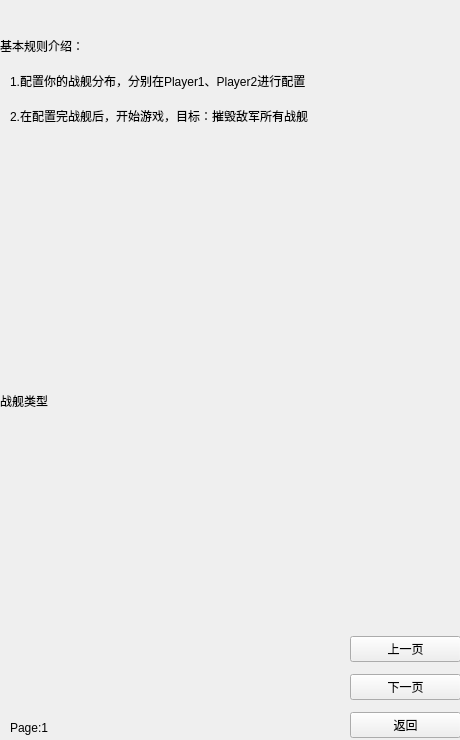
<?xml version="1.0" encoding="UTF-8"?>
<ui version="4.0">
 <class>RulesView</class>
 <widget class="QWidget" name="RulesView">
  <property name="geometry">
   <rect>
    <x>0</x>
    <y>0</y>
    <width>460</width>
    <height>740</height>
   </rect>
  </property>
  <property name="windowTitle">
   <string>Form</string>
  </property>
  <widget class="QStackedWidget" name="stackedWidget">
   <property name="geometry">
    <rect>
     <x>0</x>
     <y>10</y>
     <width>442</width>
     <height>731</height>
    </rect>
   </property>
   <property name="currentIndex">
    <number>0</number>
   </property>
   <widget class="QWidget" name="page">
    <widget class="QLabel" name="label">
     <property name="geometry">
      <rect>
       <x>0</x>
       <y>20</y>
       <width>231</width>
       <height>31</height>
      </rect>
     </property>
     <property name="text">
      <string>基本规则介绍：</string>
     </property>
    </widget>
    <widget class="QLabel" name="label_2">
     <property name="geometry">
      <rect>
       <x>10</x>
       <y>50</y>
       <width>411</width>
       <height>41</height>
      </rect>
     </property>
     <property name="text">
      <string>1.配置你的战舰分布，分别在Player1、Player2进行配置</string>
     </property>
    </widget>
    <widget class="QLabel" name="label_3">
     <property name="geometry">
      <rect>
       <x>10</x>
       <y>90</y>
       <width>381</width>
       <height>31</height>
      </rect>
     </property>
     <property name="text">
      <string>2.在配置完战舰后，开始游戏，目标：摧毁敌军所有战舰</string>
     </property>
    </widget>
    <widget class="QLabel" name="label1">
     <property name="geometry">
      <rect>
       <x>10</x>
       <y>130</y>
       <width>420</width>
       <height>210</height>
      </rect>
     </property>
     <property name="text">
      <string/>
     </property>
    </widget>
    <widget class="QLabel" name="label_4">
     <property name="geometry">
      <rect>
       <x>0</x>
       <y>380</y>
       <width>361</width>
       <height>21</height>
      </rect>
     </property>
     <property name="text">
      <string>战舰类型</string>
     </property>
    </widget>
    <widget class="QLabel" name="label2">
     <property name="geometry">
      <rect>
       <x>0</x>
       <y>413</y>
       <width>354</width>
       <height>216</height>
      </rect>
     </property>
     <property name="text">
      <string/>
     </property>
    </widget>
    <widget class="QLabel" name="label_24">
     <property name="geometry">
      <rect>
       <x>10</x>
       <y>710</y>
       <width>68</width>
       <height>15</height>
      </rect>
     </property>
     <property name="text">
      <string>Page:1</string>
     </property>
    </widget>
   </widget>
   <widget class="QWidget" name="page_2">
    <widget class="QLabel" name="label_5">
     <property name="geometry">
      <rect>
       <x>10</x>
       <y>10</y>
       <width>141</width>
       <height>21</height>
      </rect>
     </property>
     <property name="text">
      <string>战舰排布方式</string>
     </property>
    </widget>
    <widget class="QLabel" name="label3">
     <property name="geometry">
      <rect>
       <x>10</x>
       <y>40</y>
       <width>378</width>
       <height>184</height>
      </rect>
     </property>
     <property name="text">
      <string/>
     </property>
    </widget>
    <widget class="QLabel" name="label_6">
     <property name="geometry">
      <rect>
       <x>0</x>
       <y>240</y>
       <width>421</width>
       <height>41</height>
      </rect>
     </property>
     <property name="text">
      <string>我军看不见敌军配置，顺应你的感觉去轰炸对方可能潜在位置</string>
     </property>
    </widget>
    <widget class="QLabel" name="label4">
     <property name="geometry">
      <rect>
       <x>10</x>
       <y>280</y>
       <width>338</width>
       <height>324</height>
      </rect>
     </property>
     <property name="text">
      <string/>
     </property>
    </widget>
    <widget class="QLabel" name="label_23">
     <property name="geometry">
      <rect>
       <x>10</x>
       <y>710</y>
       <width>68</width>
       <height>15</height>
      </rect>
     </property>
     <property name="text">
      <string>Page:2</string>
     </property>
    </widget>
   </widget>
   <widget class="QWidget" name="page_3">
    <widget class="QLabel" name="label_7">
     <property name="geometry">
      <rect>
       <x>10</x>
       <y>10</y>
       <width>251</width>
       <height>16</height>
      </rect>
     </property>
     <property name="text">
      <string>双方轮流进攻，直至胜利</string>
     </property>
    </widget>
    <widget class="QLabel" name="label_8">
     <property name="geometry">
      <rect>
       <x>10</x>
       <y>30</y>
       <width>68</width>
       <height>15</height>
      </rect>
     </property>
     <property name="text">
      <string>进攻模式</string>
     </property>
    </widget>
    <widget class="QLabel" name="label_9">
     <property name="geometry">
      <rect>
       <x>30</x>
       <y>50</y>
       <width>391</width>
       <height>16</height>
      </rect>
     </property>
     <property name="text">
      <string>普通模式：选中一处进行攻击，若击中目标则显示目标类型</string>
     </property>
    </widget>
    <widget class="QLabel" name="label_10">
     <property name="geometry">
      <rect>
       <x>30</x>
       <y>70</y>
       <width>391</width>
       <height>16</height>
      </rect>
     </property>
     <property name="text">
      <string>同时攻击：一次性选中五个目标进行攻击，但击中不显示</string>
     </property>
    </widget>
    <widget class="QLabel" name="label_11">
     <property name="geometry">
      <rect>
       <x>10</x>
       <y>110</y>
       <width>281</width>
       <height>16</height>
      </rect>
     </property>
     <property name="text">
      <string>若击中目标，则可以继续进行攻击</string>
     </property>
    </widget>
    <widget class="QLabel" name="label5">
     <property name="geometry">
      <rect>
       <x>10</x>
       <y>140</y>
       <width>415</width>
       <height>177</height>
      </rect>
     </property>
     <property name="text">
      <string/>
     </property>
    </widget>
    <widget class="QWidget" name="widget" native="true">
     <property name="geometry">
      <rect>
       <x>10</x>
       <y>340</y>
       <width>241</width>
       <height>141</height>
      </rect>
     </property>
     <layout class="QGridLayout" name="gridLayout_2">
      <item row="0" column="1">
       <widget class="QLabel" name="label_16">
        <property name="text">
         <string>4×1</string>
        </property>
       </widget>
      </item>
      <item row="3" column="1">
       <widget class="QLabel" name="label_18">
        <property name="text">
         <string>2×1</string>
        </property>
       </widget>
      </item>
      <item row="3" column="0">
       <widget class="QLabel" name="label_14">
        <property name="text">
         <string>驱逐舰：4</string>
        </property>
       </widget>
      </item>
      <item row="4" column="1">
       <widget class="QLabel" name="label_19">
        <property name="text">
         <string>1×1</string>
        </property>
       </widget>
      </item>
      <item row="4" column="0">
       <widget class="QLabel" name="label_15">
        <property name="text">
         <string>潜水舰：2</string>
        </property>
       </widget>
      </item>
      <item row="2" column="1">
       <widget class="QLabel" name="label_17">
        <property name="text">
         <string>3×1</string>
        </property>
       </widget>
      </item>
      <item row="2" column="0">
       <widget class="QLabel" name="label_13">
        <property name="text">
         <string>巡洋舰：2</string>
        </property>
       </widget>
      </item>
      <item row="0" column="0">
       <widget class="QLabel" name="label_12">
        <property name="text">
         <string>战舰：1</string>
        </property>
       </widget>
      </item>
     </layout>
    </widget>
    <widget class="QLabel" name="label_20">
     <property name="geometry">
      <rect>
       <x>10</x>
       <y>500</y>
       <width>68</width>
       <height>15</height>
      </rect>
     </property>
     <property name="text">
      <string>击中显示</string>
     </property>
    </widget>
    <widget class="QLabel" name="label6">
     <property name="geometry">
      <rect>
       <x>20</x>
       <y>540</y>
       <width>51</width>
       <height>152</height>
      </rect>
     </property>
     <property name="text">
      <string/>
     </property>
    </widget>
    <widget class="QLabel" name="label_22">
     <property name="geometry">
      <rect>
       <x>160</x>
       <y>500</y>
       <width>81</width>
       <height>16</height>
      </rect>
     </property>
     <property name="text">
      <string>未击中显示</string>
     </property>
    </widget>
    <widget class="QLabel" name="label7">
     <property name="geometry">
      <rect>
       <x>160</x>
       <y>540</y>
       <width>110</width>
       <height>112</height>
      </rect>
     </property>
     <property name="text">
      <string/>
     </property>
    </widget>
    <widget class="QLabel" name="label_21">
     <property name="geometry">
      <rect>
       <x>10</x>
       <y>710</y>
       <width>68</width>
       <height>15</height>
      </rect>
     </property>
     <property name="text">
      <string>Page:3</string>
     </property>
    </widget>
   </widget>
  </widget>
  <widget class="QWidget" name="widget_2" native="true">
   <property name="geometry">
    <rect>
     <x>350</x>
     <y>630</y>
     <width>111</width>
     <height>114</height>
    </rect>
   </property>
   <layout class="QVBoxLayout" name="verticalLayout">
    <item>
     <widget class="QPushButton" name="lastButton">
      <property name="text">
       <string>上一页</string>
      </property>
     </widget>
    </item>
    <item>
     <widget class="QPushButton" name="nextButton">
      <property name="text">
       <string>下一页</string>
      </property>
     </widget>
    </item>
    <item>
     <widget class="QPushButton" name="backMainButton">
      <property name="text">
       <string>返回</string>
      </property>
     </widget>
    </item>
   </layout>
  </widget>
 </widget>
 <resources/>
 <connections/>
</ui>
